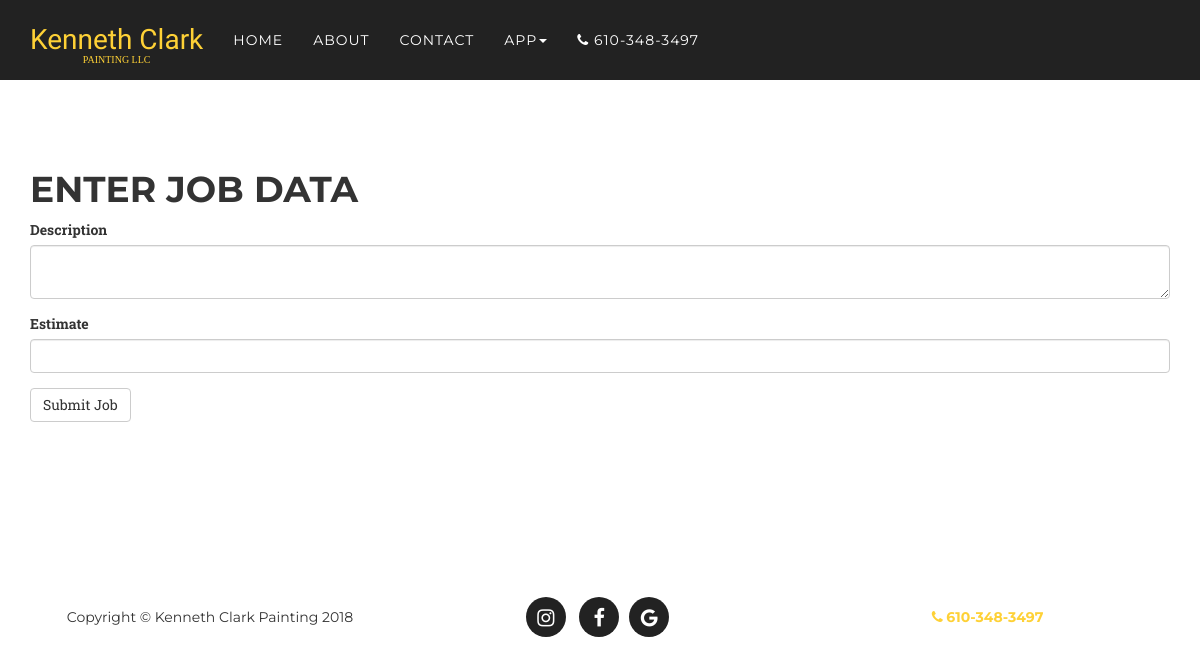
The app's page /editJobData/6/7 (signed in), older data.
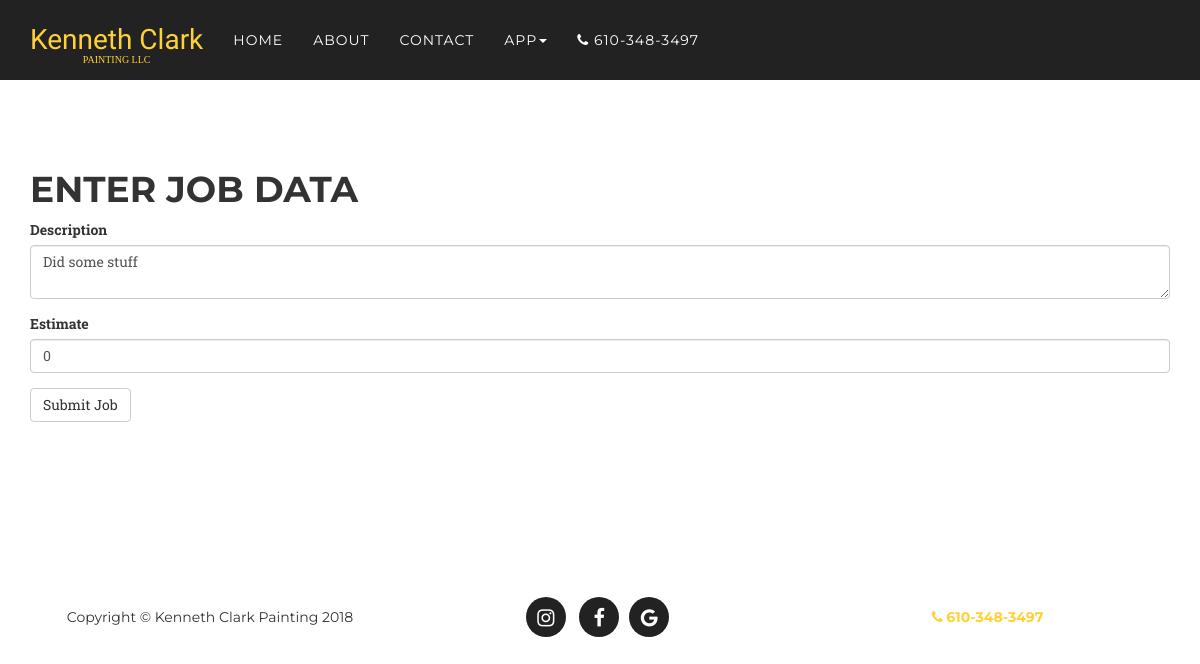
The same page, newer data.
### app/models.py (models this page shows, shortened)
class JobData(db.Model):
	__tablename__ = 'JobData'
	id = db.Column(db.Integer, primary_key=True)
	quote_id = db.Column(db.Integer, db.ForeignKey('QuoteRequests.id'))
	description = db.Column(db.String(500), unique=False)
	estimate = db.Column(db.Integer)

### app/main/routes.py (the view, shortened to what this page needs)
@bp.route('/editJobData/<quoteId>/<itemId>', methods=['GET', 'POST'])
@login_required
@admin_required
def editJobData(quoteId, itemId):
	data = JobData.query.filter_by(id=itemId).first()
	form = JobDataForm(obj=data)
	return render_template('jobentry.html', form=form)

### app/main/forms.py
class JobDataForm(FlaskForm):
	description = TextAreaField("Description")
	estimate = IntegerField("Estimate")
	submit = SubmitField("Submit Job")

### app/models.py (called while the page is built)
@login.user_loader
def load_user(id):
	return User.query.get(int(id))

	def has_access(self, level):
		return self.role is not None and \
			self.role == level

### app/templates/jobentry.html
{% extends "base.html" %}
{% import 'bootstrap/wtf.html' as wtf %}
{% block app_content %}
<section>
<div class="container">
	<h1>Enter Job Data</h1>
	{{ wtf.quick_form(form) }}
</div>
</section>
{% endblock %}

### app/templates/base.html (shortened to what this page needs)
{% extends "bootstrap/base.html" %}
{% block navbar %}
<html>
<head>
    <link href="{{ url_for('static', filename='style.css') }}" rel="stylesheet" type="text/css">
    <link href="https://cdnjs.cloudflare.com/ajax/libs/font-awesome/4.7.0/css/font-awesome.css" rel="stylesheet">
</head>
    <nav id="mainNav" class="navbar navbar-default navbar-custom navbar-fixed-top" role="navigation">
        <div class="container">
            <div class="navbar-header">
                <a class="navbar-brand page-scroll" href="{{ url_for('main.index') }}">Kenneth Clark <small>PAINTING LLC</small> </a>
            </div>
            <div class="collapse navbar-collapse" id="bs-example-navbar-collapse-1">
                <ul class="nav navbar-nav">
                    <li><a href="{{ url_for('main.index') }}">Home</a></li>
                    <li><a href="{{ url_for('main.index') }}#about">About</a></li>
                    <li><a href="{{ url_for('main.index') }}#contact">Contact</a></li>
                    {% if current_user.has_access(2) or current_user.has_access(1) %}
                    <li class="dropdown">
                        <a href="#" class="dropdown-toggle navbar-custom" data-toggle="dropdown" role="button" aria-haspopup="true" aria-expanded="false">App<span class="caret"></span></a>
                    </li>
                    {% elif current_user.is_anonymous %}
                    <li><a href="{{ url_for('auth.login') }}">Login</a></li>
                    {% endif %}
                    <li><a href="tel: 1-6103483497"><i class="fa fa-phone"></i> 610-348-3497</a></li>
                </ul>
            </div>
        </div>
    </nav>
{% endblock %}
{% block content %}
{% block app_content %}{% endblock %}
{% block footer %}
<footer>
    <div class="container">
        <div class="row">
            <div class="col-md-4">
                <span class="copyright">Copyright &copy; Kenneth Clark Painting 2018</span>
            </div>
            <div class="col-md-4">
                <ul class="list-inline social-buttons">
                    <li><a href="https://www.instagram.com/kennethclarkpainting/"><i class="fa fa-instagram"></i></a>
                    </li>
                    <li><a href="https://www.facebook.com/Kenneth-Clark-Painting-432711883881899/"><i class="fa fa-facebook"></i></a>
                    <li><a href="#"><i class="fa fa-google"></i></a>
                    </li>
                </ul>
            </div>
            <div class="col-md-4">
                    <ul class="list-inline quicklinks">
                        <li><a href="tel:1-6103483497"><i class="fa fa-phone"></i> <b>610-348-3497<b></a>
                        </li>
                    </ul>
                </div>
        </div>
    </div>
</footer>
{% endblock %}
{% endblock %}

### app/static/style.css (style rules this page uses)
body { overflow-x: hidden; font-family: "Roboto Slab", "Helvetica Neue", Helvetica, Arial, sans-serif; }
a, a:hover, a:focus, a:active, a.active { outline: none; }
a { color: #fed136; }
h1, h2, h3, h4, h5, h6 { font-family: "Montserrat", "Helvetica Neue", Helvetica, Arial, sans-serif; text-transform: uppercase; font-weight: 700; }
.navbar-custom { background-color: #222222; border-color: transparent; }
.navbar-custom .navbar-brand { color: #fed136; font-family: "as_speedway", "Kaushan Script", "Helvetica Neue", Helvetica, Arial, cursive; font-size: 25px; }
.navbar-brand small { font-family: "Futura Book"; display:block; text-align: center; font-size:10px; font-weight: normal; }
.navbar-custom .nav li a { font-family: "Montserrat", "Helvetica Neue", Helvetica, Arial, sans-serif; text-transform: uppercase; font-weight: 400; letter-spacing: 1px; color: white; }
@media (min-width: 768px) { .navbar-custom { background-color: #222222; padding: 15px 0; -webkit-transition: padding 0.3s; -moz-transition: padding 0.3s; transition: padding 0.3s; border: none; } }
@media (min-width: 768px) { .navbar-custom .navbar-brand { font-size: 2em; -webkit-transition: all 0.3s; -moz-transition: all 0.3s; transition: all 0.3s; } }
section { padding: 100px 0; }
@media (min-width: 768px) { section { padding: 150px 0; } }
footer { padding: 25px 0; text-align: center; }
footer span.copyright { line-height: 40px; font-family: "Montserrat", "Helvetica Neue", Helvetica, Arial, sans-serif; text-transform: uppercase; text-transform: none; }
footer ul.quicklinks { margin-bottom: 0; line-height: 40px; font-family: "Montserrat", "Helvetica Neue", Helvetica, Arial, sans-serif; text-transform: uppercase; text-transform: none; }
ul.social-buttons { margin-bottom: 0; }
ul.social-buttons li a { display: block; background-color: #222222; height: 40px; width: 40px; border-radius: 100%; font-size: 20px; line-height: 40px; color: white; outline: none; -webkit-transition: all 0.3s; -moz-transition: all 0.3s; transition: all 0.3s; }
body { webkit-tap-highlight-color: #fed136; }

Row changes from the older to the newer data that the page shows:
now on this page (row edited): JobData: description "Did some stuff", estimate "0"
